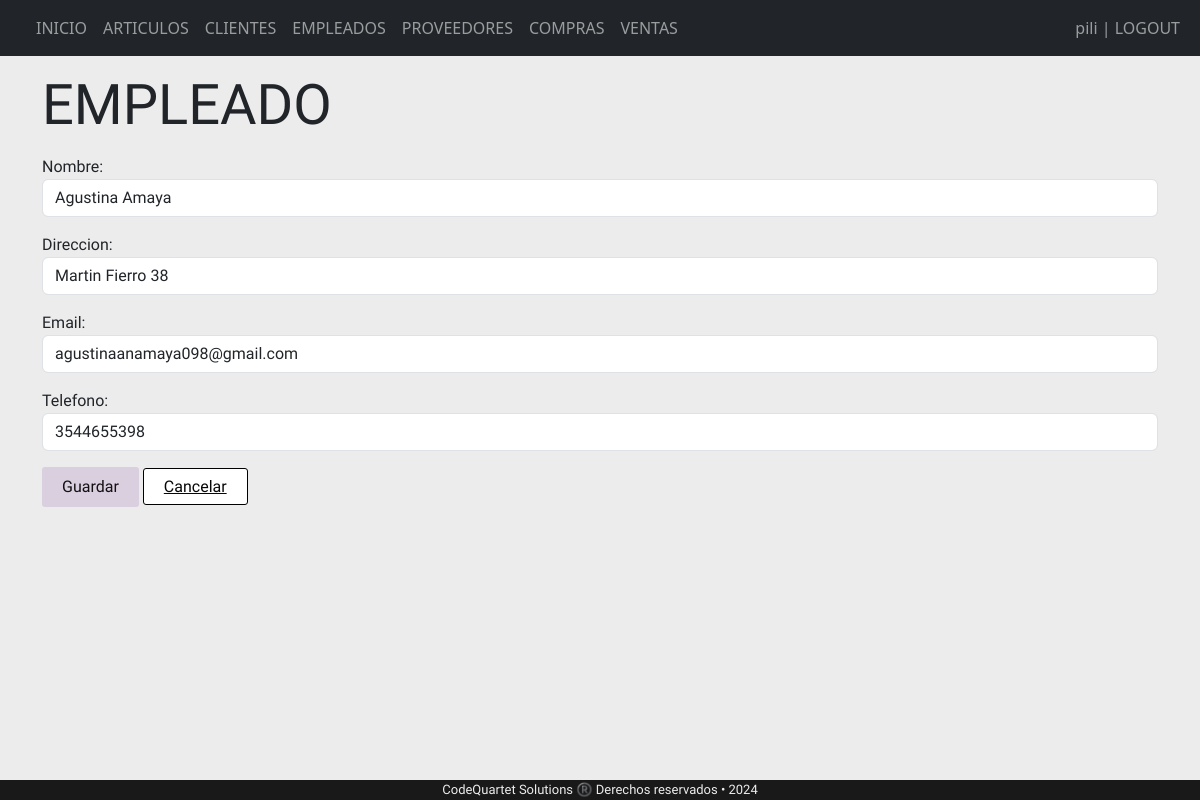
/empleados/EmpleadosModif/1/ (signed in), run on the app's committed database.
### appRieVictoria/models.py (models this page shows, shortened)
class Empleados(models.Model):
    nombre = models.CharField(max_length=50, help_text="",verbose_name="Nombre")
    direccion = models.CharField(max_length=100, help_text='')
    Email = models.EmailField(help_text="")
    telefono = models.PositiveBigIntegerField(help_text='')
    proveedores = models.ManyToManyField("Proveedores" ,related_name='venden_a_empleados', through="Compras")
    clientes = models.ManyToManyField("Clientes" ,related_name='empleados_relacionados', through="Ventas")
    class Meta:
        permissions = [
            ("puede_aprobar", "Puede aprobar el modelo"),
            ("puede_publicar", "Puede publicar el modelo"),
        ]

### appRieVictoria/views.py (the view)
# urls.py: path('empleados/EmpleadosModif/<int:pk>/', views.EmpleadosModif, name='EmpleadosModif'),
@permission_required('app.change_empleados', login_url='/login/')
def EmpleadosModif(request, pk):
    empleados = Empleados.objects.get(pk=pk)
    if request.method == 'POST':
        form = EmpleadosForm(request.POST, instance=empleados)
        if form.is_valid():
            form.save()
            return HttpResponseRedirect(reverse('tablaempleados'))
    else:
        form = EmpleadosForm(instance=empleados)
    return render(request, 'EmpleadosForm.html', {'form': form, 'empleados': empleados})

### appRieVictoria/forms.py
class EmpleadosForm(forms.ModelForm):
    class Meta:
        model = Empleados
        fields = ('nombre', 'direccion', 'Email', 'telefono'  )
        widgets = {
            'nombre': forms.TextInput(attrs={'class': 'form-control'}),
            'direccion': forms.TextInput(attrs={'class': 'form-control'}),
            'Email': forms.TextInput(attrs={'class': 'form-control'}),
            'telefono': forms.NumberInput(attrs={'class': 'form-control'}),
        }

### proyectoRieVictoria/templates/EmpleadosForm.html (shortened to what this page needs)
{% extends "base.html" %}
{% block content %}
<div class= "letra">
<div class="row">
    <h3 class="display-4 my-3">EMPLEADO</h3>
    <form method="post" enctype="multipart/form-data">
        {{ form.as_p }}
        <button class="botonguardar" type="submit">Guardar</button>
        <a class="botoncancelar" class= "botoncancelar:hover" href="{% url 'tablaempleados' %}">Cancelar</a>
    </form>
</div>
</div>
{% endblock %}

### proyectoRieVictoria/templates/base.html (shortened to what this page needs)
{% load static %}
<!DOCTYPE html>
<html lang="en">
<head>
    {% load bootstrap5 %}
    {% bootstrap_css %}
    <link rel="stylesheet" href="{% static 'estilos.css' %}">
</head>
<body>
    <nav class="navbar navbar-expand-sm navbar-dark bg-dark">
        <div class="container-fluid">
          <div class="collapse navbar-collapse" id="mynavbar">
            <ul class="navbar-nav me-auto">
              {% if user.is_authenticated %}
                <li class="nav-item">
                  <a class="nav-link" href="/index/">INICIO</a>
                </li>
            <li class="nav-item">
              <a class="nav-link" href="/tabla/">ARTICULOS</a>
            </li>
            <li class="nav-item">
              <a class="nav-link" href="/tablaclientes/">CLIENTES</a>
            </li>
            <li class="nav-item">
              <a class="nav-link" href="/tablaempleados/">EMPLEADOS</a>
            </li>
            <li class="nav-item">
              <a class="nav-link" href="/tablaproveedores/">PROVEEDORES</a>
            </li>
            <li class="nav-item">
              <a class="nav-link" href="/tablaCompras/">COMPRAS</a>
            </li>
            <li class="nav-item">
              <a class="nav-link" href="/tablaVentas/">VENTAS</a>
              </li>
              {% endif %}
            </ul>
            <ul class="nav navbar-nav ms-auto">
              {% if user.is_authenticated %}
                <li class="nav-item">
                  <a class="nav-link" href="{% url 'logout' %}"> {{ request.user }} | LOGOUT</a>
                </li>
              {% else %}
                <li class="nav-item">
                  <a class="nav-link" href="/login"> LOGIN</a>
                </li>
              {% endif %}
            </ul>
          </div>
        </div>
      </nav>
      <div class="container" >
    {% block content %}
    {% endblock %}
      </div>
<footer>
    <div class="container" >
        <div class="row">
            <div class="pie">CodeQuartet Solutions ®️ Derechos reservados • 2024</div>
        </div>
    </div>
</footer>
</body>
</html>

### proyectoRieVictoria/static/estilos.css (style rules this page uses)
body { background-color: rgb(236, 236, 236); position: relative; }
.pie { position: fixed; bottom: 0; left: 0; width: 100%; height: 20px; text-align: center; background-color: rgb(26, 25, 25); color: rgb(236, 236, 236);; font-size: 13px; font-family: 'Ysabeau Office', sans-serif; padding-bottom: 5px 10px; box-sizing: border-box; line-height: 1.5; margin-block-end: 0%; }
.letra { font-family: "Gotu", sans-serif; font-size: 16px; }
.botonguardar { font-family: "Gotu", sans-serif; background-color: #dacfdf; color: #131111; border: none; border-radius:3px; padding: 8px 20px; font-size: 16px; cursor: pointer; transition: background-color 0.3s ease; }
.botoncancelar { font-family: "Gotu", sans-serif; background-color: #ffffff; color: #070707; border: 0.1px solid rgb(0, 0, 0); border-radius: 3px; padding: 8px 20px; font-size: 16px; cursor: pointer; transition: background-color 0.3s ease; }

### data on the page
Empleados: nombre "Agustina Amaya", direccion "Martin Fierro 38", Email "agustinaanamaya098@gmail.com", telefono "3544655398"

### other printed values
{{ request.user }} "pili"
